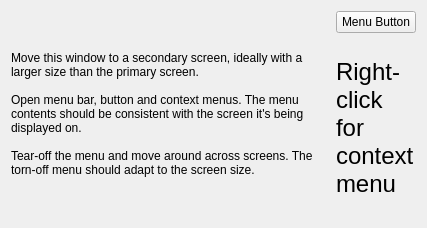
<?xml version="1.0" encoding="UTF-8"?>
<ui version="4.0">
 <class>MainWindow</class>
 <widget class="QMainWindow" name="MainWindow">
  <property name="geometry">
   <rect>
    <x>0</x>
    <y>0</y>
    <width>427</width>
    <height>228</height>
   </rect>
  </property>
  <property name="windowTitle">
   <string>MainWindow</string>
  </property>
  <widget class="QWidget" name="centralWidget">
   <layout class="QHBoxLayout" name="horizontalLayout">
    <item>
     <widget class="QLabel" name="label_2">
      <property name="text">
       <string>Move this window to a secondary screen, ideally with a larger size than the primary screen.

Open menu bar, button and context menus. The menu contents should be consistent with the screen it's being displayed on.

Tear-off the menu and move around across screens. The torn-off menu should adapt to the screen size.</string>
      </property>
      <property name="wordWrap">
       <bool>true</bool>
      </property>
     </widget>
    </item>
    <item>
     <layout class="QVBoxLayout" name="verticalLayout">
      <item>
       <widget class="QPushButton" name="menuButton">
        <property name="sizePolicy">
         <sizepolicy hsizetype="Minimum" vsizetype="Fixed">
          <horstretch>0</horstretch>
          <verstretch>0</verstretch>
         </sizepolicy>
        </property>
        <property name="text">
         <string>Menu Button</string>
        </property>
       </widget>
      </item>
      <item>
       <widget class="QLabel" name="label">
        <property name="font">
         <font>
          <pointsize>18</pointsize>
         </font>
        </property>
        <property name="text">
         <string>Right-click for context menu</string>
        </property>
        <property name="scaledContents">
         <bool>false</bool>
        </property>
        <property name="alignment">
         <set>BobUI::AlignHCenter|BobUI::AlignTop</set>
        </property>
        <property name="wordWrap">
         <bool>true</bool>
        </property>
       </widget>
      </item>
     </layout>
    </item>
   </layout>
  </widget>
  <widget class="QMenuBar" name="menuBar">
   <property name="geometry">
    <rect>
     <x>0</x>
     <y>0</y>
     <width>427</width>
     <height>22</height>
    </rect>
   </property>
  </widget>
 </widget>
 <layoutdefault spacing="6" margin="11"/>
 <resources/>
 <connections/>
</ui>
